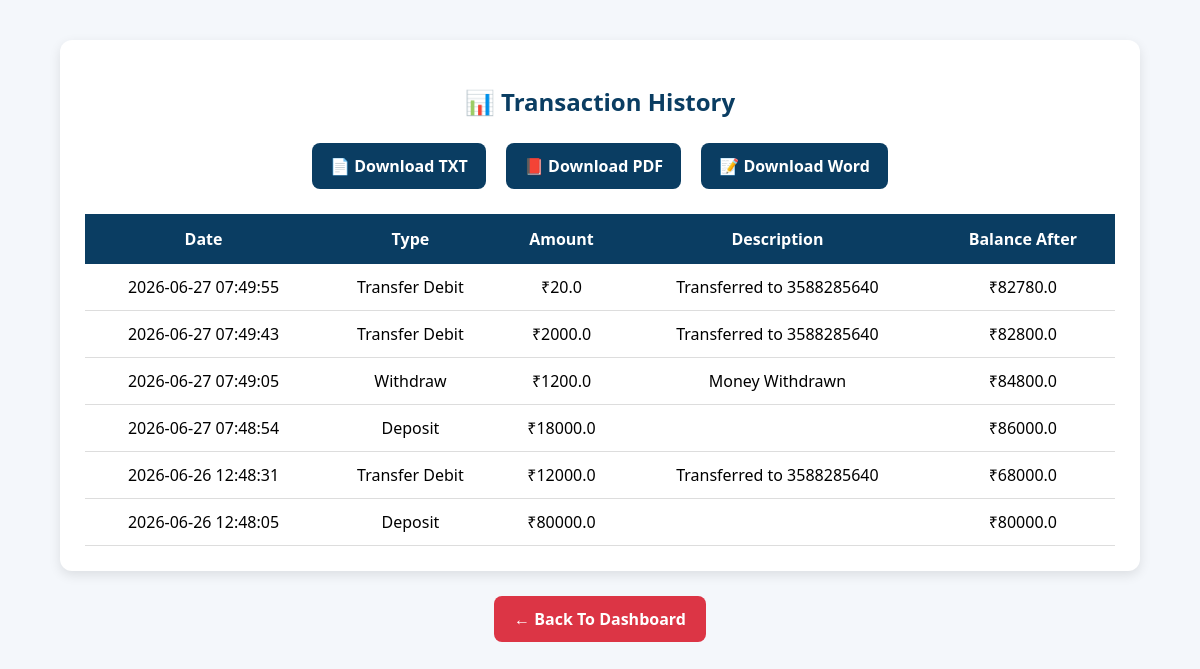
The page /transactions (signed in) on the database its author committed.
### tables this page shows
CREATE TABLE transactions(
    transaction_id INTEGER PRIMARY KEY AUTOINCREMENT,
    account_id INTEGER NOT NULL,
    transaction_type TEXT NOT NULL,
    amount REAL NOT NULL,
    description TEXT,
    balance_after REAL NOT NULL,
    transaction_date TIMESTAMP DEFAULT CURRENT_TIMESTAMP,
    FOREIGN KEY(account_id) REFERENCES accounts(account_id)
);

### app.py (the view)
@app.route('/transactions')
def transactions():
    if 'user_id' not in session:
        return redirect('/login')
    conn = get_db_connection()
    cursor = conn.cursor()
    cursor.execute("""
    SELECT account_id FROM accounts
    WHERE user_id = ?
    """, (session['user_id'],))
    user_accounts = cursor.fetchall()
    account_ids = [acc['account_id'] for acc in user_accounts]
    if len(account_ids) == 0:
        return render_template('transactions.html', transactions=[])
    query = f"""
    SELECT * FROM transactions
    WHERE account_id IN ({','.join(['?']*len(account_ids))})
    ORDER BY transaction_date DESC
    """
    cursor.execute(query, account_ids)
    transactions = cursor.fetchall()
    conn.close()
    return render_template('transactions.html', transactions=transactions)

### app.py (called while the page is built)
def get_db_connection():
    conn = sqlite3.connect("database/bank.db")
    conn.row_factory = sqlite3.Row
    return conn

### templates/transactions.html (shortened to what this page needs)
<!DOCTYPE html>
<html>
<head>
</head>
<body>
<div class="container">
    <div class="card">
        <h2>📊 Transaction History</h2>
        <div class="download-section">
            <a href="/download-txt" class="download-btn">
                📄 Download TXT
            </a>
            <a href="/download-pdf" class="download-btn">
                📕 Download PDF
            </a>
            <a href="/download-docx" class="download-btn">
                📝 Download Word
            </a>
        </div>
        {% if transactions %}
        <table>
            <tr>
                <th>Date</th>
                <th>Type</th>
                <th>Amount</th>
                <th>Description</th>
                <th>Balance After</th>
            </tr>
            {% for t in transactions %}
            <tr>
                <td>{{ t['transaction_date'] }}</td>
                <td>{{ t['transaction_type'] }}</td>
                <td>₹{{ t['amount'] }}</td>
                <td>{{ t['description'] }}</td>
                <td>₹{{ t['balance_after'] }}</td>
            </tr>
            {% endfor %}
        </table>
        {% else %}
        <div class="no-data">
            No Transactions Found
        </div>
        {% endif %}
    </div>
    <div class="back-section">
        <a href="/dashboard" class="back-btn">
            ← Back To Dashboard
        </a>
    </div>
</div>
</body>
</html>

### templates/transactions.html (style rules this page uses)
body { font-family:Segoe UI, sans-serif; background:#f4f7fb; margin:0; padding:0; }
.container { width:90%; margin:40px auto; }
.card { background:white; padding:25px; border-radius:12px; box-shadow:0 4px 12px rgba(0,0,0,0.1); }
h2 { text-align:center; color:#0A3D62; margin-bottom:25px; }
.download-section { text-align:center; margin-bottom:25px; }
.download-btn { background:#0A3D62; color:white; text-decoration:none; padding:12px 18px; border-radius:8px; font-weight:bold; margin:0 8px; display:inline-block; }
table { width:100%; border-collapse:collapse; }
th { background:#0A3D62; color:white; padding:14px; }
td { padding:12px; text-align:center; border-bottom:1px solid #ddd; }
.back-section { text-align:center; margin-top:25px; }
.back-btn { background:#dc3545; color:white; text-decoration:none; padding:12px 20px; border-radius:8px; font-weight:bold; display:inline-block; }

### rows shown on the page
transactions: transaction_date "2026-06-27 07:49:55", transaction_type "Transfer Debit", amount "20.0", description "Transferred to 3588285640", balance_after "82780.0"
transactions: transaction_date "2026-06-27 07:49:43", transaction_type "Transfer Debit", amount "2000.0", description "Transferred to 3588285640", balance_after "82800.0"
transactions: transaction_date "2026-06-27 07:49:05", transaction_type "Withdraw", amount "1200.0", description "Money Withdrawn", balance_after "84800.0"
transactions: transaction_date "2026-06-27 07:48:54", transaction_type "Deposit", amount "18000.0", balance_after "86000.0"
transactions: transaction_date "2026-06-26 12:48:31", transaction_type "Transfer Debit", amount "12000.0", description "Transferred to 3588285640", balance_after "68000.0"
transactions: transaction_date "2026-06-26 12:48:05", transaction_type "Deposit", amount "80000.0", balance_after "80000.0"
